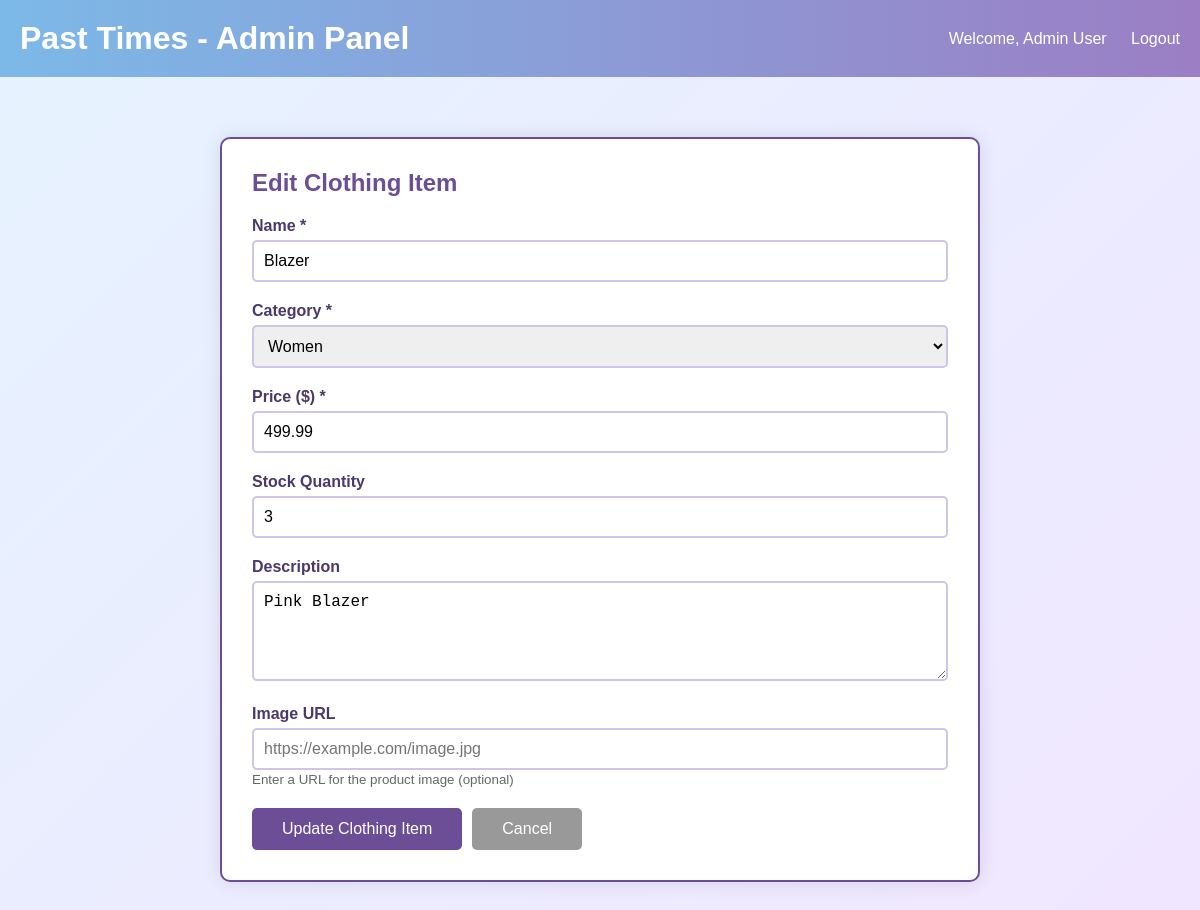
Page /edit_clothing.php?id=4 (signed in) on the committed database.
### tables this page shows
CREATE TABLE IF NOT EXISTS `clothing` (
  `clothing_id` int(11) NOT NULL AUTO_INCREMENT,
  `name` varchar(200) NOT NULL,
  `category` varchar(50) NOT NULL,
  `price` decimal(10,2) NOT NULL,
  `stock` int(11) DEFAULT 0,
  `description` text DEFAULT NULL,
  `image_url` varchar(500) DEFAULT NULL,
  `created_at` timestamp NOT NULL DEFAULT current_timestamp(),
  PRIMARY KEY (`clothing_id`)
);

### edit_clothing.php (the view, shortened to what this page needs)
<?php
$conn = mysqli_connect("localhost", "root", "", "clothesstore");
$clothing_id = mysqli_real_escape_string($conn, $_GET['id']);
$sql = "SELECT * FROM clothing WHERE clothing_id = ?";
$stmt = mysqli_prepare($conn, $sql);
mysqli_stmt_bind_param($stmt, "i", $clothing_id);
mysqli_stmt_execute($stmt);
$result = mysqli_stmt_get_result($stmt);
$clothing = mysqli_fetch_assoc($result);
?>
<!DOCTYPE html>
<html lang="en">
<head>
</head>
<body>
    <div class="header">
        <h1>Past Times - Admin Panel</h1>
        <div>
            Welcome, <?php echo htmlspecialchars($_SESSION['admin_name']); ?>
            <a href="logout.php" style="color: white; text-decoration: none; margin-left: 20px;">Logout</a>
        </div>
    </div>
    <div class="container">
        <div class="card">
            <h2>Edit Clothing Item</h2>
            <form method="POST" action="">
                <div class="form-group">
                    <label for="name">Name *</label>
                    <input type="text" id="name" name="name" required value="<?php echo htmlspecialchars($clothing['name']); ?>">
                </div>
                <div class="form-group">
                    <label for="category">Category *</label>
                    <select id="category" name="category" required>
                        <option value="women" <?php echo ($clothing['category'] == 'women') ? 'selected' : ''; ?>>Women</option>
                    </select>
                </div>
                <div class="form-group">
                    <label for="price">Price ($) *</label>
                    <input type="number" id="price" name="price" step="0.01" min="0" required value="<?php echo $clothing['price']; ?>">
                </div>
                <div class="form-group">
                    <label for="stock">Stock Quantity</label>
                    <input type="number" id="stock" name="stock" min="0" value="<?php echo $clothing['stock']; ?>">
                </div>
                <div class="form-group">
                    <label for="description">Description</label>
                    <textarea id="description" name="description"><?php echo htmlspecialchars($clothing['description']); ?></textarea>
                </div>
                <div class="form-group">
                    <label for="image_url">Image URL</label>
                    <input type="text" id="image_url" name="image_url" placeholder="https://example.com/image.jpg" value="<?php echo htmlspecialchars($clothing['image_url']); ?>">
                    <small style="color: #666;">Enter a URL for the product image (optional)</small>
                </div>
                <div class="button-group">
                    <button type="submit" class="btn">Update Clothing Item</button>
                    <a href="admin_dashboard.php" class="btn btn-secondary">Cancel</a>
                </div>
            </form>
        </div>
    </div>
</body>
</html>

### edit_clothing.php (style rules this page uses)
* { margin: 0; padding: 0; box-sizing: border-box; }
body { font-family: Arial, sans-serif; background: linear-gradient(135deg, #e6f3ff, #f0e6ff); min-height: 100vh; }
.header { background: linear-gradient(to right, #7cb9e8, #9b7ec4); color: white; padding: 20px; display: flex; justify-content: space-between; align-items: center; }
.header h1 { font-size: 2em; }
.container { max-width: 800px; margin: 40px auto; padding: 20px; }
.card { background: white; padding: 30px; border-radius: 10px; box-shadow: 0 0 20px rgba(0,0,0,0.1); border: 2px solid #6b4e96; }
h2 { color: #6b4e96; margin-bottom: 20px; }
.form-group { margin-bottom: 20px; }
label { display: block; margin-bottom: 5px; color: #4a3a6b; font-weight: bold; }
input, select, textarea { width: 100%; padding: 10px; border: 2px solid #d0c4e8; border-radius: 5px; font-size: 16px; }
textarea { resize: vertical; min-height: 100px; }
.btn { background: #6b4e96; color: white; padding: 12px 30px; border: none; border-radius: 5px; cursor: pointer; font-size: 16px; }
.btn-secondary { background: #999; text-decoration: none; display: inline-block; text-align: center; }
.button-group { display: flex; gap: 10px; margin-top: 20px; }

### rows in the picture
clothing: name "Blazer", category "Women", price "499.99", stock "3", description "Pink Blazer"

### other values in the picture
$_SESSION['admin_name'] "Admin User"
